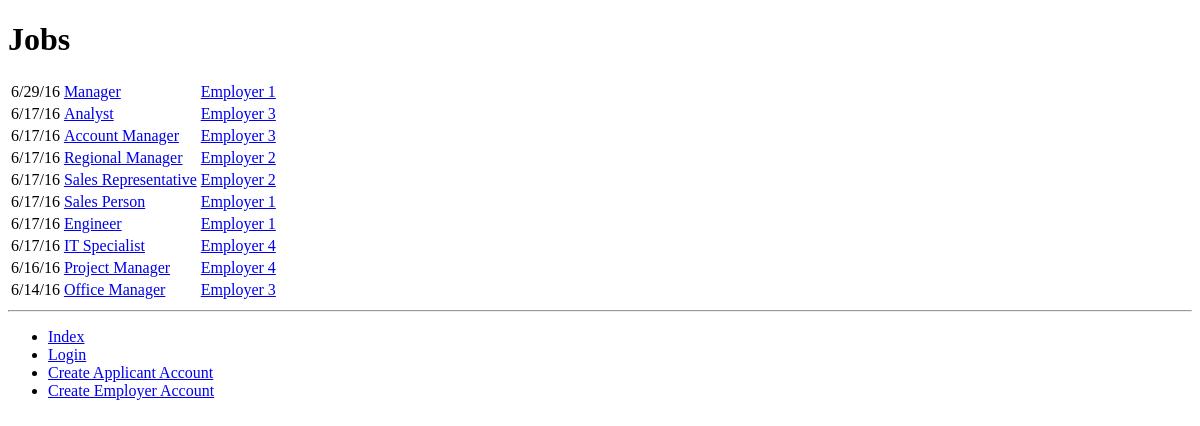
/jobslist/jobs/, run on an earlier commit of the app's database.
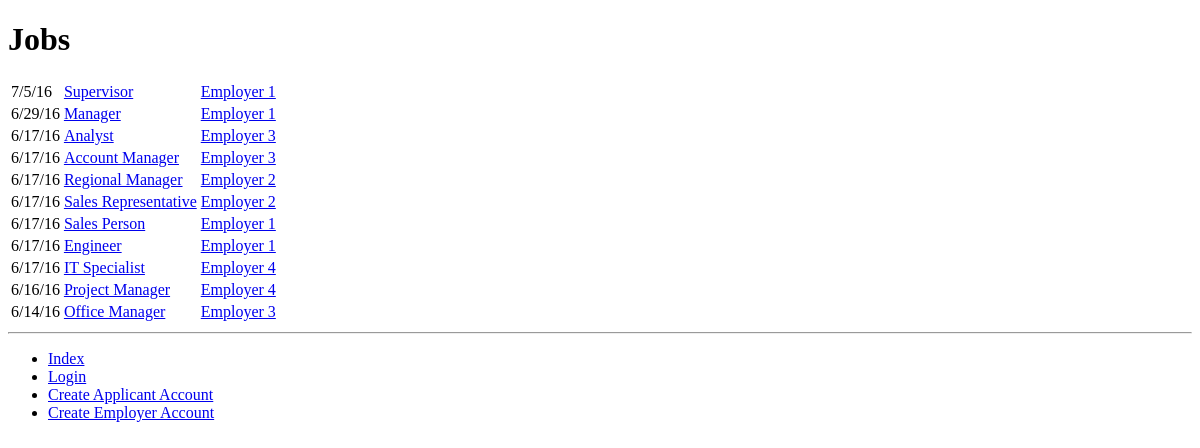
And on a later commit of the database.
### jobslist/models.py (models this page shows, shortened)
class Job(models.Model):
	employer = models.ForeignKey(Employer)
	title = models.CharField(max_length=255)
	location = models.CharField(max_length=255, null=True)
	salary = models.CharField(max_length=255, null=True)
	description = models.TextField(null=True)
	views = models.IntegerField(default=0)
	pub_datetime = models.DateTimeField(auto_now_add=True)
	pub_date = models.DateField(auto_now_add=True)
	updated_datetime = models.DateTimeField(auto_now=True)
	updated_date = models.DateField(auto_now=True)
	slug = models.SlugField()

class Employer(models.Model):
	user = models.OneToOneField(User)
	company_Name = models.CharField(max_length=255, unique=True)
	field = models.CharField(max_length=255, null=True)
	size = models.IntegerField(null=True)
	location = models.CharField(max_length=255, null=True)
	website = models.URLField(blank=True)
	contact = models.EmailField(max_length=255, null=True)
	slug = models.SlugField()

### jobslist/views.py (the view)
# urls.py: url(r'^jobslist/', include('jobslist.urls')),
def jobslist(request):
	jobs = Job.objects.order_by('-updated_datetime')
	context = {'jobs': jobs}
	return render(request, 'jobslist/jobslist.html', context)

### templates/jobslist/jobslist.html (shortened to what this page needs)
{% extends 'base.html' %}
{% load staticfiles %}
{% block body_block %}
		<h1>Jobs</h1>
		{% if jobs %}
			<table>
				{% for job in jobs %}
				<tr>
				<td>{{ job.updated_date }}  </td>
				<td><a href="{% url 'job-view' job.employer.slug job.slug %}">{{ job.title }}</a></td>
				<td><a href="{% url 'employer-view' job.employer.slug %}">{{ job.employer.company_Name }}</a></td>
				</tr>
				{% endfor %}
			</table>
		{% else %}
			<strong>There are no jobs present.</strong>
		{% endif %}
{% endblock %}

### templates/base.html (shortened to what this page needs)
<!DOCTYPE html>
<html>
    <head>
    </head>
    <body>
    	<div>
        	{% block body_block %}{% endblock %}
        </div>
        <hr />
        <div>
        	<ul>
        		<li><a href="{% url 'index-view' %}">Index</a></li>
        	{% if user.is_authenticated %}
        		{% if user.employer %}
				<li><a href="{% url 'add_job-view' user.employer.slug %}">Add a Job</a></li>
				<li><a href="{% url 'employer-view' user.employer.slug %}">{{ user.employer }}</a></li>
				{% endif %}
				<li><a href="{% url 'jobslist-view' %}">Jobs</a></li>
				<li><a href="{% url 'employers-view' %}">Employers</a></li>
                <li><a href="{% url 'logout-view' %}">Logout</a></li>
            {% else %}
                <li><a href="{% url 'login-view' %}">Login</a></li>
                <li><a href="{% url 'applicant_register-view' %}">Create Applicant Account</a></li>
                <li><a href="{% url 'employer_register-view' %}">Create Employer Account</a></li>
            {% endif %}
            </ul>
        </div>
    </body>
</html>

What changed in the data, as far as the page shows it:
added Job: updated_date "7/5/16", title "Supervisor", employer.company_Name "Employer 1"
